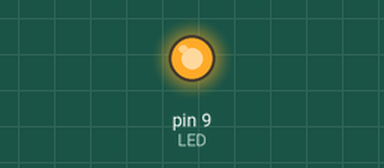
This sketch was run on a simulated Arduino Uno, built with avr-gcc and run on an emulated ATmega328P. On the bench: output pins drawn as LEDs (lit = HIGH).

Above: at 0.75 s.
At 10.5 s:
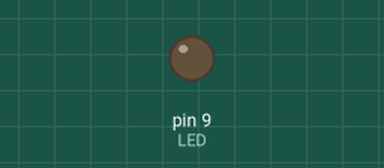
Timing chart, 0 to 14.3 s (numbered marks = the images above):
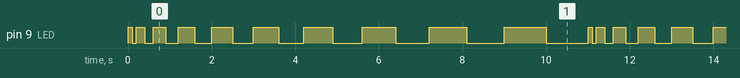

The sketch:

02_LED_click.ino
```cpp
const int LED = 9;

void setup() {
  // put your setup code here, to run once:
  pinMode(LED, OUTPUT);
 // digitalWrite(LED, HIGH);
}

void loop() {
  // put your main code here, to run repeatedly:
  int i = 0;
  for (i = 100; i <= 1000; i += 100) {
    digitalWrite(LED, HIGH);
    delay(i);
    digitalWrite(LED, LOW);
    delay(i);
  }
}
```

Measured:
- by itself, pin 9 (LED): repeats every 11.0 s: LOW 0.10 s, HIGH 0.20 s, LOW 0.20 s, HIGH 0.30 s, LOW 0.30 s, HIGH 0.40 s, LOW 0.40 s, HIGH 0.50 s, LOW 0.50 s, HIGH 0.60 s, LOW 0.60 s, HIGH 0.70 s, LOW 0.70 s, HIGH 0.80 s, LOW 0.80 s, HIGH 0.90 s, LOW 0.90 s, HIGH 1.0 s, LOW 1.0 s, HIGH 0.10 s
- by itself, everything shown: repeats every 11.0 s, in 20 steps
